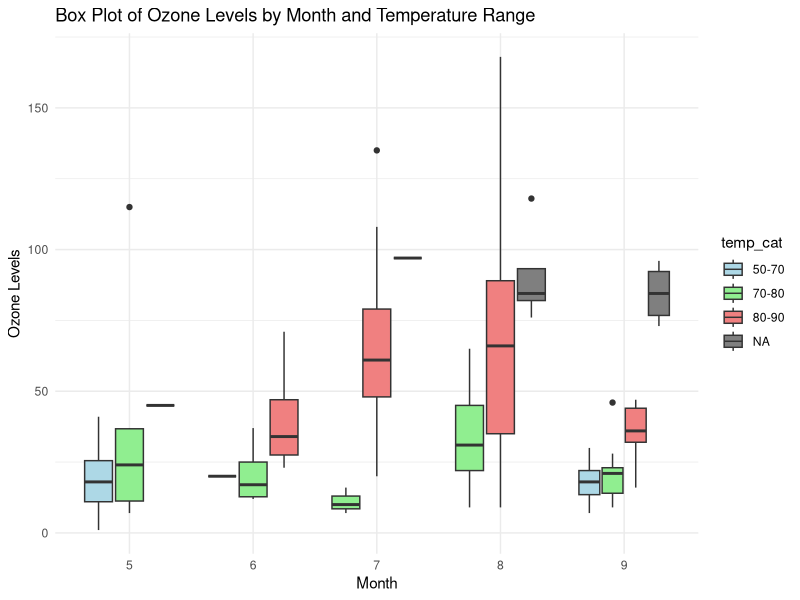

Write the R code that produced this figure.
# Load the necessary library
library(ggplot2)

# Load the airquality dataset
data("airquality")

# Create temperature categories
airquality$temp_cat <- cut(airquality$Temp, breaks = c(50, 70, 80, 90), labels = c("50-70", "70-80", "80-90"))

# Create the box plot
ggplot(airquality, aes(x = factor(Month), y = Ozone, fill = temp_cat)) +
  geom_boxplot() +
  labs(title = "Box Plot of Ozone Levels by Month and Temperature Range",
       x = "Month",
       y = "Ozone Levels") +
  scale_fill_manual(values = c("50-70" = "lightblue", "70-80" = "lightgreen", "80-90" = "lightcoral")) +
  theme_minimal()
